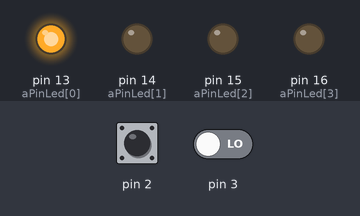
Simulated run of this sketch. Board: Arduino Uno, built with avr-gcc and run on an emulated ATmega328P. Shown: output pins drawn as LEDs (lit = HIGH). The inputs (shaded band) are chosen by the test bench; at power-on: pin 2 HIGH, pin 3 LOW.

Above: at 0.05 s.
At 0.65 s:
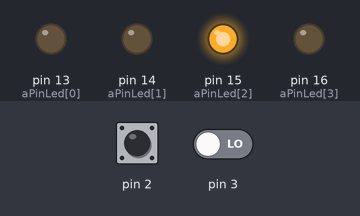
At 1.35 s:
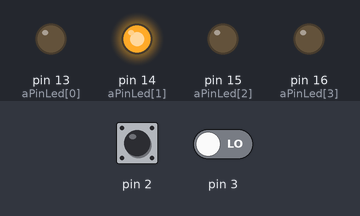
At 2.75 s:
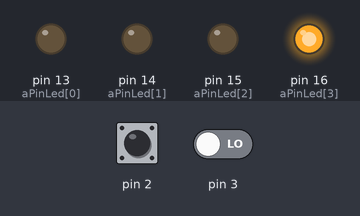
Timing chart, 0 to 3.0 s (numbered marks = the images above):
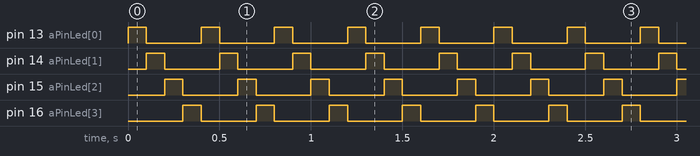

Measured:
- by itself, pin 13 (aPinLed[0]), pin 14 (aPinLed[1]), pin 15 (aPinLed[2]), pin 16 (aPinLed[3]): alternates HIGH for 0.10 s and LOW for 0.30 s

The sketch:

interrupt2.ino
```cpp
const int aPinLed[4] = {13, 14, 15, 16};
bool flagLed = false;
void setup() {
 for(int i=0;i<4;i++)
 {
  pinMode(aPinLed[i], OUTPUT);

 attachInterrupt(0, Blinkup, FALLING);
 attachInterrupt(1, BlinkDown, RISING);
}
}
void loop() {
if(flagLed== false){
  for(int i=0;i<4;i++){
    digitalWrite(aPinLed[i], HIGH);
    delay(100);
    digitalWrite(aPinLed[i], LOW);
  }
}
else {
  for(int i=3; i>=0;i--){
    digitalWrite(aPinLed[i], HIGH);
    delay(100);
    digitalWrite(aPinLed[i], LOW);
  }
}
}
void Blinkup(){
  flagLed = false;
}
void BlinkDown(){
  flagLed = true;
}
```
